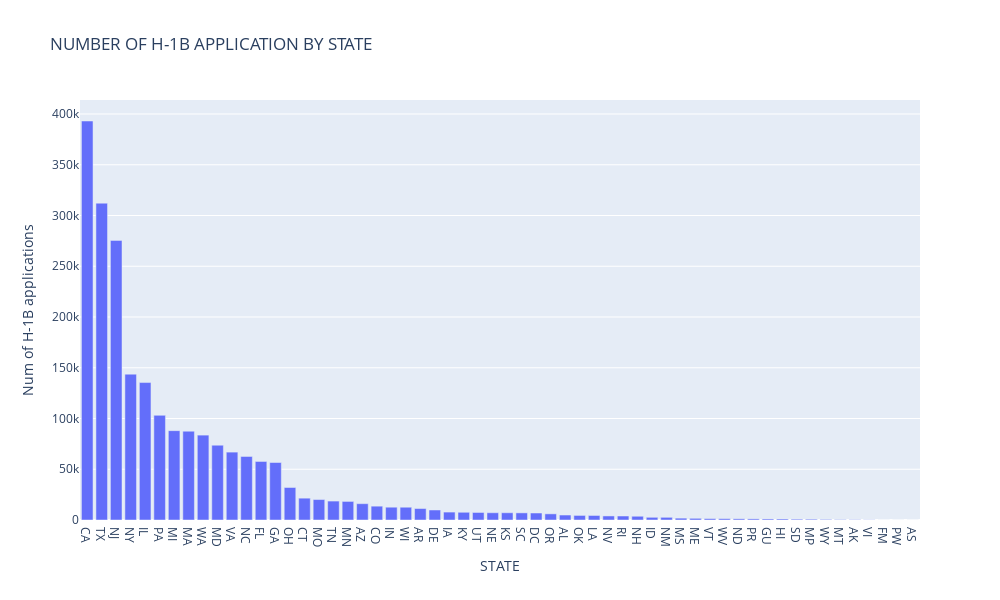

Notebook source saved alongside this figure:
### Code cell
numofapp = go.Bar(x=dfapp.EMPLOYER_STATE.values, y=dfapp.countvar, name='STATE')
layout = go.Layout(dict(title='NUMBER OF H-1B APPLICATION BY STATE', xaxis=dict(title='STATE'), yaxis=dict(title='Num of H-1B applications')))
data = [numofapp]
fig = go.Figure(data, layout)
fig.update_layout(width=1000, height=600)
iplot(fig)

### Figure 1 — Plotly figure (JSON) as saved in the notebook; plotly's stock layout.template omitted (floating-point values rounded to 4 significant figures)
{"data": [{"name": "STATE", "type": "bar", "x": ["CA", "TX", "NJ", "NY", "IL", "PA", "MI", "MA", "WA", "MD", "VA", "NC", "FL", "GA", "OH", "CT", "MO", "TN", "MN", "AZ", "CO", "IN", "WI", "AR", "DE", "IA", "KY", "UT", "NE", "KS", "SC", "DC", "OR", "AL", "OK", "LA", "NV", "RI", "NH", "ID", "NM", "MS", "ME", "VT", "WV", "ND", "PR", "GU", "HI", "SD", "MP", "WY", "MT", "AK", "VI", "FM", "PW", "AS"], "y": [393112, 312155, 275490, 143694, 135411, 103126, 88034, 87485, 83629, 73699, 66893, 62590, 57673, 56647, 32028, 21506, 20158, 18646, 18310, 16083, 13630, 12613, 12588, 11291, 9866, 7806, 7604, 7410, 7152, 7144, 7029, 6885, 6064, 4897, 4504, 4463, 3995, 3941, 3695, 2654, 2639, 1820, 1659, 1352, 1306, 1175, 1100, 1026, 1011, 805, 783, 568, 371, 296, 175, 2, 1, 1]}], "layout": {"height": 600, "title": {"text": "NUMBER OF H-1B APPLICATION BY STATE"}, "width": 1000, "xaxis": {"title": {"text": "STATE"}}, "yaxis": {"title": {"text": "Num of H-1B applications"}}}}
